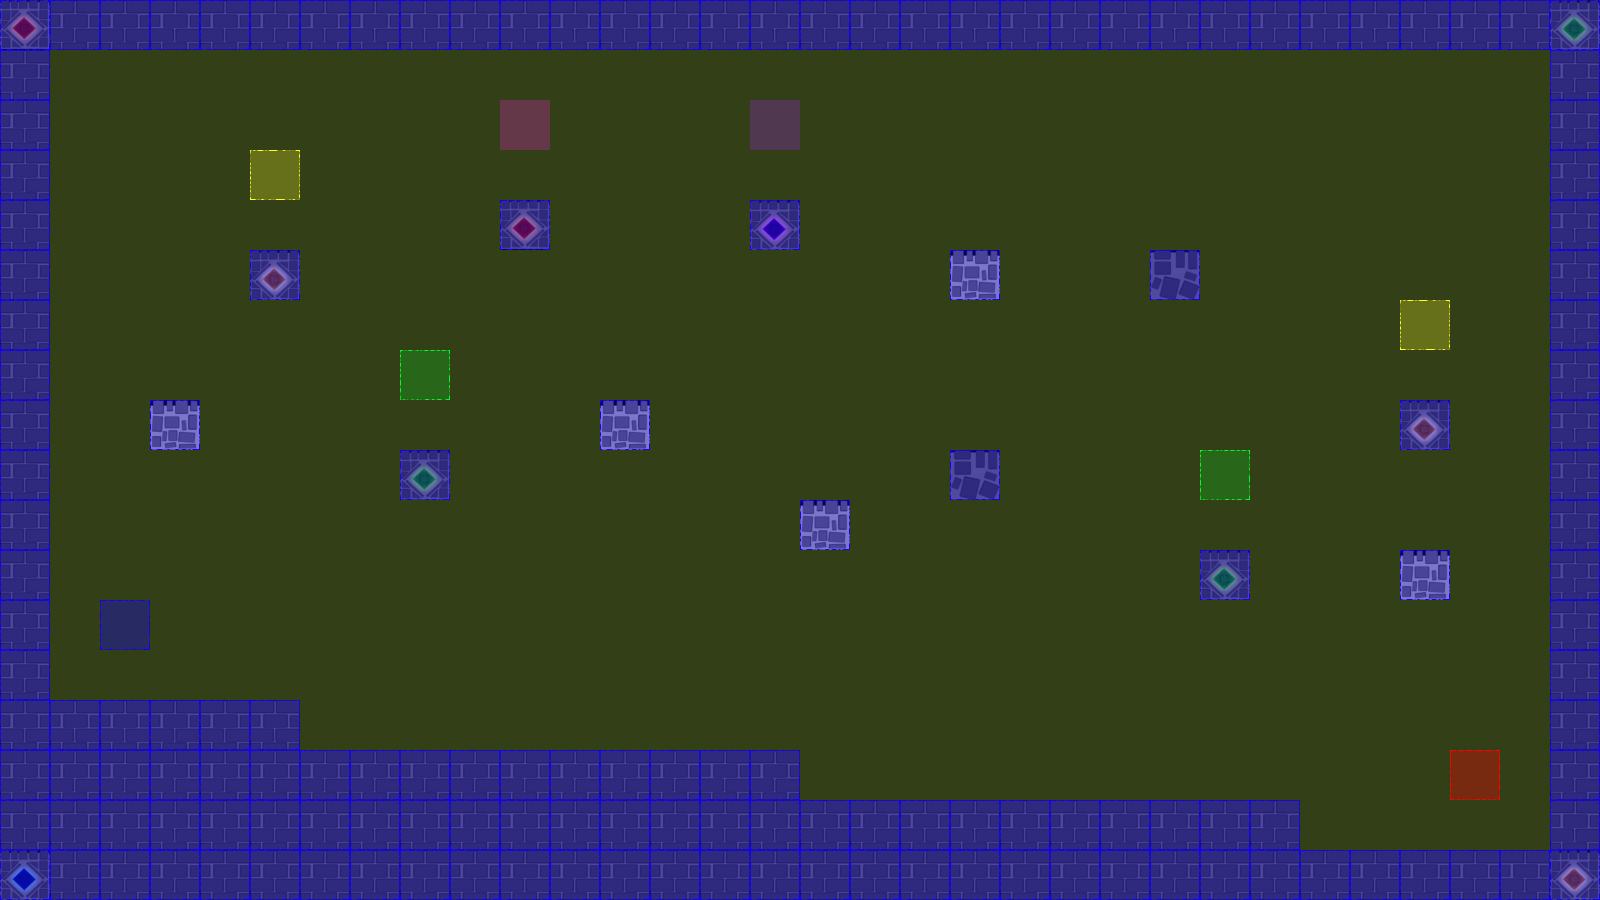

A level layout from a 2D game, rendered from its tile map. Below: a short description, then the map file with tile-grid data replaced by summaries:
An orthogonal 32x18 tile map with 50x50 px tiles, 3 tile layers (terrain, collision, event), 2 tilesets.

<map version="1.0" orientation="orthogonal" renderorder="left-up" width="32" height="18" tilewidth="50" tileheight="50" nextobjectid="3">
 <tileset firstgid="1" name="castleTile" tilewidth="50" tileheight="50" tilecount="36" columns="6">
  <image source="tiles/castleTile.png" width="300" height="300" />
 </tileset>
 <tileset firstgid="37" name="collisionTile" tilewidth="50" tileheight="50" tilecount="12" columns="3">
  <image source="tiles/collisionTile.png" width="150" height="200" />
 </tileset>
 <layer name="terrain" width="32" height="18">
  <data>[576 cells, 154 non-empty, 8 distinct tile ids]</data>
 </layer>
 <layer name="collision" width="32" height="18">
  <data>[576 cells, 576 non-empty, 2 distinct tile ids]</data>
 </layer>
 <layer name="event" width="32" height="18">
  <data>[576 cells, 8 non-empty, 6 distinct tile ids]</data>
 </layer>
</map>
